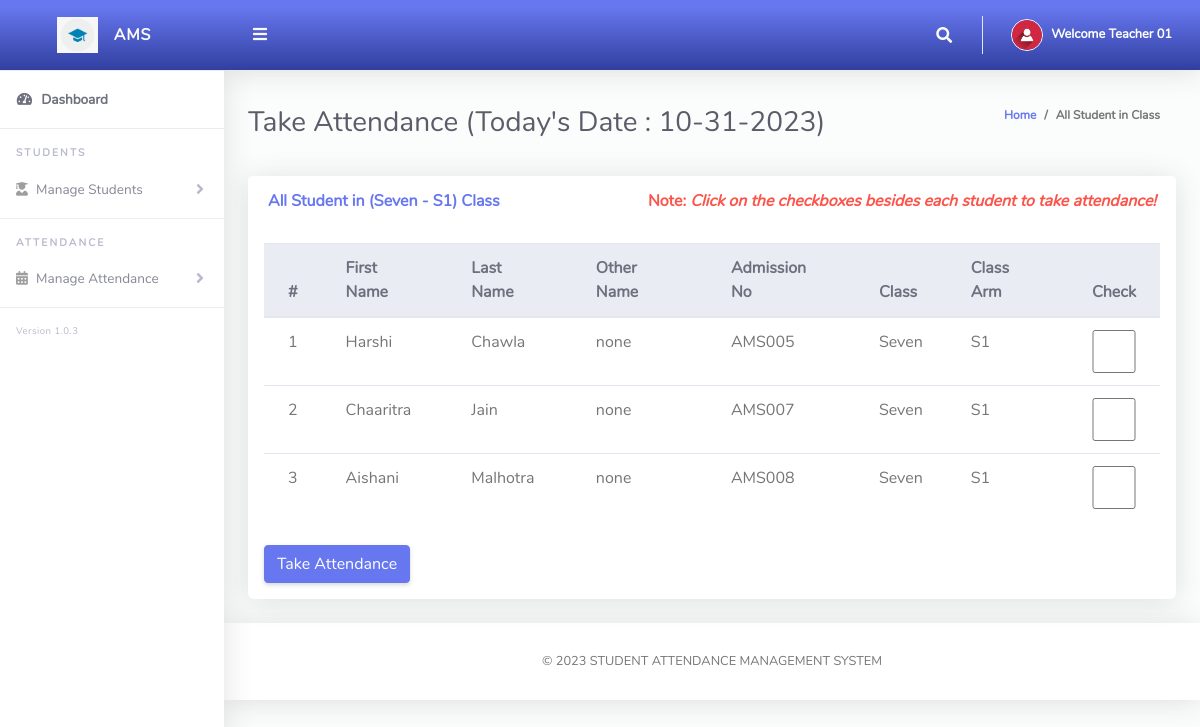
Page /ClassTeacher/takeAttendance.php (signed in) on the committed database.
### tables this page shows
CREATE TABLE `tblclassteacher` (
  `Id` int(10) NOT NULL,
  `firstName` varchar(255) NOT NULL,
  `lastName` varchar(255) NOT NULL,
  `emailAddress` varchar(255) NOT NULL,
  `password` varchar(255) NOT NULL,
  `phoneNo` varchar(50) NOT NULL,
  `classId` varchar(10) NOT NULL,
  `classArmId` varchar(10) NOT NULL,
  `dateCreated` varchar(50) NOT NULL
);

CREATE TABLE `tblclassarms` (
  `Id` int(10) NOT NULL,
  `classId` varchar(10) NOT NULL,
  `classArmName` varchar(255) NOT NULL,
  `isAssigned` varchar(10) NOT NULL
);

CREATE TABLE `tblclass` (
  `Id` int(10) NOT NULL,
  `className` varchar(255) NOT NULL
);

CREATE TABLE `tblstudents` (
  `Id` int(10) NOT NULL,
  `firstName` varchar(255) NOT NULL,
  `lastName` varchar(255) NOT NULL,
  `otherName` varchar(255) NOT NULL,
  `emailAddress` varchar(255) NOT NULL,
  `admissionNumber` varchar(255) NOT NULL,
  `password` varchar(50) NOT NULL,
  `classId` varchar(10) NOT NULL,
  `classArmId` varchar(10) NOT NULL,
  `dateCreated` varchar(50) NOT NULL
);

### ClassTeacher/takeAttendance.php (the view, shortened to what this page needs)
<?php
include '../Includes/dbcon.php';
    $query = "SELECT tblclass.className,tblclassarms.classArmName
    FROM tblclassteacher
    INNER JOIN tblclass ON tblclass.Id = tblclassteacher.classId
    INNER JOIN tblclassarms ON tblclassarms.Id = tblclassteacher.classArmId
    Where tblclassteacher.Id = '$_SESSION[userId]'";
    $rs = $conn->query($query);
    $rrw = $rs->fetch_assoc();
?>
<!DOCTYPE html>
<html lang="en">
<head>
  <link href="../vendor/fontawesome-free/css/all.min.css" rel="stylesheet" type="text/css">
  <link href="../vendor/bootstrap/css/bootstrap.min.css" rel="stylesheet" type="text/css">
  <link href="css/ruang-admin.min.css" rel="stylesheet">
</head>
<body id="page-top">
  <div id="wrapper">
      <?php include "Includes/sidebar.php";?>
    <div id="content-wrapper" class="d-flex flex-column">
      <div id="content">
       <?php include "Includes/topbar.php";?>
        <div class="container-fluid" id="container-wrapper">
          <div class="d-sm-flex align-items-center justify-content-between mb-4">
            <h1 class="h3 mb-0 text-gray-800">Take Attendance (Today's Date : <?php echo $todaysDate = date("m-d-Y");?>)</h1>
            <ol class="breadcrumb">
              <li class="breadcrumb-item"><a href="./">Home</a></li>
              <li class="breadcrumb-item active" aria-current="page">All Student in Class</li>
            </ol>
          </div>
          <div class="row">
            <div class="col-lg-12">
        <form method="post">
            <div class="row">
              <div class="col-lg-12">
              <div class="card mb-4">
                <div class="card-header py-3 d-flex flex-row align-items-center justify-content-between">
                  <h6 class="m-0 font-weight-bold text-primary">All Student in (<?php echo $rrw['className'].' - '.$rrw['classArmName'];?>) Class</h6>
                  <h6 class="m-0 font-weight-bold text-danger">Note: <i>Click on the checkboxes besides each student to take attendance!</i></h6>
                </div>
                <div class="table-responsive p-3">
                  <table class="table align-items-center table-flush table-hover">
                    <thead class="thead-light">
                      <tr>
                        <th>#</th>
                        <th>First Name</th>
                        <th>Last Name</th>
                        <th>Other Name</th>
                        <th>Admission No</th>
                        <th>Class</th>
                        <th>Class Arm</th>
                        <th>Check</th>
                      </tr>
                    </thead>
                    <tbody>
                  <?php
                      $query = "SELECT tblstudents.Id,tblstudents.admissionNumber,tblclass.className,tblclass.Id As classId,tblclassarms.classArmName,tblclassarms.Id AS classArmId,tblstudents.firstName,
                      tblstudents.lastName,tblstudents.otherName,tblstudents.admissionNumber,tblstudents.dateCreated
                      FROM tblstudents
                      INNER JOIN tblclass ON tblclass.Id = tblstudents.classId
                      INNER JOIN tblclassarms ON tblclassarms.Id = tblstudents.classArmId
                      where tblstudents.classId = '$_SESSION[classId]' and tblstudents.classArmId = '$_SESSION[classArmId]'";
                      $rs = $conn->query($query);
                      $num = $rs->num_rows;
                      $sn=0;
                      if($num > 0)
                      {
                        while ($rows = $rs->fetch_assoc())
                          {
                             $sn = $sn + 1;
                            echo"
                              <tr>
                                <td>".$sn."</td>
                                <td>".$rows['firstName']."</td>
                                <td>".$rows['lastName']."</td>
                                <td>".$rows['otherName']."</td>
                                <td>".$rows['admissionNumber']."</td>
                                <td>".$rows['className']."</td>
                                <td>".$rows['classArmName']."</td>
                                <td><input name='check[]' type='checkbox' value=".$rows['admissionNumber']." class='form-control'></td>
                              </tr>";
                          }
                      }
                      else
                      {
                           echo
                           "<div class='alert alert-danger' role='alert'>
                            No Record Found!
                            </div>";
                      }
                      ?>
                    </tbody>
                  </table>
                  <br>
                  <button type="submit" name="save" class="btn btn-primary">Take Attendance</button>
                  </form>
                </div>
              </div>
            </div>
            </div>
          </div>
        </div>
       <?php include "Includes/footer.php";?>
</body>
</html>

### ClassTeacher/Includes/sidebar.php (shortened to what this page needs)
<ul class="navbar-nav sidebar sidebar-light accordion" id="accordionSidebar">
     <a class="sidebar-brand d-flex align-items-center bg-gradient-primary justify-content-center" href="index.php">
       <div class="sidebar-brand-icon" >
         <img src="img/logo/attnlg.jpg">
       </div>
       <div class="sidebar-brand-text mx-3">AMS</div>
     </a>
     <hr class="sidebar-divider my-0">
     <li class="nav-item active">
       <a class="nav-link" href="index.php">
         <i class="fas fa-fw fa-tachometer-alt"></i>
         <span>Dashboard</span></a>
     </li>
     <hr class="sidebar-divider">
     <div class="sidebar-heading">
       Students
     </div>
      <li class="nav-item">
       <a class="nav-link collapsed" href="#" data-toggle="collapse" data-target="#collapseBootstrap2"
         aria-expanded="true" aria-controls="collapseBootstrap2">
         <i class="fas fa-user-graduate"></i>
         <span>Manage Students</span>
       </a>
     </li>
     <hr class="sidebar-divider">
     <div class="sidebar-heading">
     Attendance
     </div>
      <li class="nav-item">
       <a class="nav-link collapsed" href="#" data-toggle="collapse" data-target="#collapseBootstrapcon"
         aria-expanded="true" aria-controls="collapseBootstrapcon">
         <i class="fa fa-calendar-alt"></i>
         <span>Manage Attendance</span>
       </a>
     </li>
     <hr class="sidebar-divider">
     <div class="version" id="version-ruangadmin"></div>
   </ul>

### ClassTeacher/Includes/topbar.php (shortened to what this page needs)
<?php
  $query = "SELECT * FROM tblclassteacher WHERE Id = ".$_SESSION['userId']."";
  $rs = $conn->query($query);
  $rows = $rs->fetch_assoc();
  $fullName = $rows['firstName']." ".$rows['lastName'];;
?>
<nav class="navbar navbar-expand navbar-light bg-gradient-primary topbar mb-4 static-top">
          <button id="sidebarToggleTop" class="btn btn-link rounded-circle mr-3">
            <i class="fa fa-bars"></i>
          </button>
          <ul class="navbar-nav ml-auto">
            <li class="nav-item dropdown no-arrow">
              <a class="nav-link dropdown-toggle" href="#" id="searchDropdown" role="button" data-toggle="dropdown"
                aria-haspopup="true" aria-expanded="false">
                <i class="fas fa-search fa-fw"></i>
              </a>
            </li>
            <li class="nav-item dropdown no-arrow">
              <a class="nav-link dropdown-toggle" href="#" id="userDropdown" role="button" data-toggle="dropdown"
                aria-haspopup="true" aria-expanded="false">
                <img class="img-profile rounded-circle" src="img/user-icn.png" style="max-width: 60px">
                <span class="ml-2 d-none d-lg-inline text-white small"><b>Welcome <?php echo $fullName;?></b></span>
              </a>
            </li>
          </ul>
        </nav>

### ClassTeacher/Includes/footer.php
<footer class="sticky-footer bg-white">
        <div class="container my-auto">
          <div class="copyright text-center my-auto">
            <span> &copy; <script> document.write(new Date().getFullYear()); </script> STUDENT ATTENDANCE MANAGEMENT SYSTEM
            </span>
          </div>
        </div>
      </footer>

### rows in the picture
tblclassteacher: fullName "Teacher 01"
tblclassarms: classId.className "Seven", classArmName "S1"
tblstudents: firstName "Harshi", lastName "Chawla", otherName "none", admissionNumber "AMS005", classId.className "Seven", classArmId.classArmName "S1"
tblstudents: firstName "Chaaritra", lastName "Jain", otherName "none", admissionNumber "AMS007", classId.className "Seven", classArmId.classArmName "S1"
tblstudents: firstName "Aishani", lastName "Malhotra", otherName "none", admissionNumber "AMS008", classId.className "Seven", classArmId.classArmName "S1"
